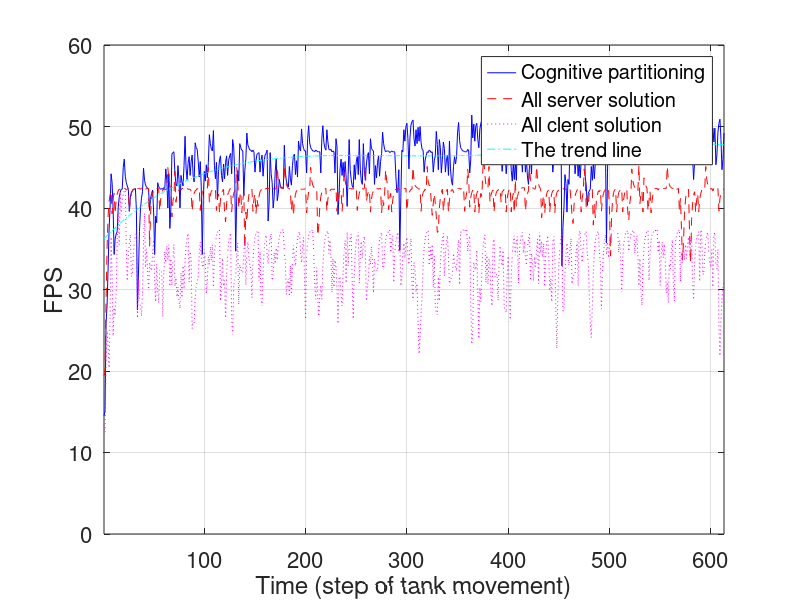

This chart was generated by the following MATLAB code:
x = [1:613];
y = [14.5, 15.1, 25.8, 28, 32.4, 37.3, 40.1, 44.2, 43.1, 39.9, 34.3, 36.2, 36.8, 37.1, 40, 41.3, 41.9, 42.3, 42.3, 45, 46, 43.9, 43.1, 42.7, 42.3, 39.6, 41.3, 41.9, 42.1, 42.3, 42.3, 42.4, 39.6, 27.5, 31.9, 37.1, 39.9, 41.2, 42, 44.9, 43.4, 42.8, 42.6, 42.4, 42.3, 39.7, 41.2, 41.8, 42.2, 39.5, 34.3, 39, 38.2, 43.1, 42.6, 42.4, 42.3, 42.4, 42.3, 42.5, 42.4, 44.8, 43.4, 40, 44.2, 37.5, 40, 46.6, 46.8, 46.9, 44.2, 43, 42.7, 45.2, 43.5, 40, 44, 43.2, 42.7, 45.2, 48.8, 44.9, 43.5, 45.5, 46.3, 44, 45.7, 46.5, 43.9, 43.2, 48, 47.4, 47.2, 45.7, 43.8, 45.7, 42.6, 34.3, 41.2, 44.5, 43.3, 45.3, 43.7, 45.6, 49, 47.9, 47.2, 47, 49.5, 45.2, 43.6, 45.6, 41, 44.5, 45.9, 46.4, 44, 43.2, 45.4, 43.6, 45.6, 46.4, 44, 45.8, 46.4, 46.7, 44.2, 48.4, 47.5, 44.4, 34.7, 41.2, 44.6, 43.3, 47.9, 47.4, 47.1, 47, 41.5, 44.6, 46, 49.2, 47.7, 47.4, 47.1, 47.1, 46.9, 47.1, 46.9, 44.4, 45.8, 46.6, 46.7, 46.8, 44.4, 45.9, 46.5, 43.9, 45.7, 46.5, 46.7, 47.1, 38.4, 40.6, 46.8, 44.2, 43.1, 40, 41.4, 44.5, 46, 40.9, 41.7, 43.5, 42.8, 42.5, 42.5, 42.4, 47.7, 44.4, 43.3, 42.8, 42.6, 45.1, 43.6, 42.8, 45.2, 46.4, 46.6, 44.1, 45.8, 43.8, 48.2, 47.3, 47, 49.7, 47.9, 47.3, 47, 47, 44.3, 48.5, 50.1, 48, 47.4, 47.2, 47, 47, 46.9, 47.1, 47, 46.9, 46.9, 46.9, 44.3, 48.5, 50.1, 48.1, 47.4, 47.1, 49.6, 48.1, 47.2, 47.1, 47.2, 46.9, 47, 46.9, 44.3, 48.5, 47.5, 39.2, 41.6, 44.8, 46, 44, 45.6, 43.8, 45.7, 43.8, 40.2, 44.1, 48.4, 44.7, 43.5, 42.7, 42.5, 45.3, 43.5, 45.7, 46.3, 44.1, 48.4, 44.7, 43.3, 42.9, 47.9, 44.6, 43.4, 45.4, 46.4, 46.8, 44.2, 48.5, 47.3, 47.1, 47, 42.9, 45.2, 43.7, 45.6, 46.4, 43.9, 45.7, 46.7, 49.3, 47.9, 47.2, 46.9, 47, 47, 47, 46.8, 46.9, 47, 46.9, 46.9, 46.9, 44.2, 41.9, 42, 44.7, 34.8, 41.3, 47.1, 46.9, 49.6, 48.2, 50, 50.4, 48.5, 44.8, 48.6, 50.2, 50.6, 50.8, 48.5, 47.6, 49.6, 47.9, 49.9, 48.2, 50, 48, 47.2, 47.1, 44.4, 45.9, 46.4, 46.9, 46.8, 47.1, 47, 46.8, 46.9, 44.4, 45.8, 46.4, 49.4, 47.8, 44.7, 48.4, 47.4, 44.3, 46, 48.1, 47.3, 44.4, 45.9, 46.5, 44, 48.2, 44.8, 43.3, 42.8, 45.1, 46.3, 45.4, 46.3, 49.3, 50.5, 48.3, 47.4, 47.2, 47, 47, 46.9, 46.9, 46.9, 47.2, 47, 44.3, 45.9, 51.4, 48.6, 50.3, 48.2, 50.1, 50.4, 48.4, 47.4, 49.7, 50.4, 50.8, 48.6, 50.1, 50.8, 53.2, 51.9, 48.7, 47.5, 49.9, 50.4, 48.3, 47.5, 47.2, 49.7, 52.8, 51.7, 51.3, 48.6, 47.3, 47, 44.5, 45.9, 46.5, 46.6, 44.2, 45.8, 46.7, 49.4, 47.8, 44.6, 43.3, 45.5, 43.5, 45.7, 43.4, 48, 49.9, 48, 47.3, 47.1, 44.4, 48.5, 47.2, 44.4, 45.9, 43.8, 42.9, 45.2, 46.3, 44.2, 48.3, 49.9, 48, 47.6, 47.2, 47, 47.1, 48.5, 47.5, 49.8, 50.6, 48.3, 47.5, 49.9, 50.5, 50.8, 51, 48.6, 47.6, 47.2, 44.4, 45.9, 46.5, 46.8, 49.3, 48, 47.4, 47.1, 52, 32.9, 37.6, 40, 44.1, 43, 39.5, 43.5, 42.9, 47.9, 47.3, 47.1, 47, 47, 44.2, 45.8, 46.4, 43.9, 45.8, 43.7, 45.7, 46.5, 46.8, 49.5, 43.8, 42.8, 40.3, 41.8, 42.1, 42.3, 45.1, 43.4, 45.6, 43.6, 45.7, 49, 47.7, 49.7, 48.2, 47.2, 47.3, 49.6, 47.8, 47.5, 47.1, 35.7, 44.4, 50.9, 45.7, 46.5, 49.4, 47.9, 47.3, 47.1, 47, 45.7, 49, 48, 47.4, 47.1, 49.5, 48, 50, 48.1, 50, 48, 47.4, 47.2, 49.6, 47.9, 49.8, 48.1, 50, 47.9, 49.8, 48, 47.4, 49.7, 50.6, 48.2, 47.4, 49.7, 48.1, 47.3, 47, 47, 47, 47.1, 46.9, 47, 46.8, 49.5, 47.9, 47.2, 47.3, 47.1, 49.6, 52.9, 49, 47.8, 47.3, 47, 46.7, 49.6, 47.8, 50.1, 48.1, 47.2, 47, 47, 49.8, 53, 49, 47.8, 47.3, 49.7, 50.6, 50.8, 48.4, 47.6, 49.7, 48.1, 46.1, 46.6, 47.1, 51.9, 48.7, 47.7, 49.5, 45.3, 46.1, 43.5, 45.7, 46.4, 49.3, 47.7, 47.4, 49.7, 50.5, 48.4, 47.4, 47.1, 47, 47, 46.9, 46.9, 47, 46.9, 49.5, 47.8, 49.8, 48.1, 49.8, 45.3, 46.5, 49.3, 50.4, 50.9, 48.4, 44.7, 46, 49.2];
y1 = [19.4 19.8 28.5 35 38.9 40.8 41.6 42.1 39.3 41.2 41.8 39.3 41 41.7 42.1 42.3 42.3 42.3 42.4 42.4 42.4 42.4 42.2 42.3 42.4 39.6 41.1 41.8 42.1 42.3 42.3 42.3 42.4 42.4 42.4 42.4 42.3 42.4 42.5 42.4 42.4 42.3 42.4 42.4 42.4 35.3 39.5 41.1 41.8 42.1 42.2 42.3 42.4 42.4 42.4 39.6 41.1 41.8 42.2 42.3 42.2 42.3 42.3 45 43.5 42.7 42.5 38.9 40.8 41.6 44.5 40.7 41.6 42 42.2 42.3 42.2 42.4 42.4 42.3 42.4 42.4 42.4 42.3 42.3 42.3 42.1 39.6 41.1 41.8 42.1 42.2 42.4 42.3 42.4 39.7 41.2 41.9 42.1 42.3 42.3 42.4 42.4 45 40.7 41.6 42.1 42.2 42.3 42.3 42.3 39.7 41.2 41.7 39.4 41.1 41.9 42.1 42.3 39.5 38.3 40.5 41.6 41.9 42.3 42.4 39.5 41.1 41.8 42.1 42.3 45 43.5 40 41.3 42 39.4 41 41.8 35.1 39.5 38.3 40.5 41.6 42.1 42.2 42.3 39.6 41.1 41.8 39.3 41.1 40.2 41.4 42 42.2 42.3 42.4 42.3 42.3 42.4 42.4 42.4 42.4 42.4 42.4 42.4 42.4 42.3 42.3 42.4 45 43.4 42.8 42.6 42.4 42.4 42.4 45.1 43.5 42.9 42.6 42.4 42.4 41.9 39.7 41.2 39.1 40.9 41.7 42.1 42.2 42.3 42.3 42.3 42.3 42.3 42.3 42.3 42.4 39.4 41 42 42.2 45 43.4 42.8 42.6 42.4 42.4 42.3 36.6 37.8 40.2 41.4 41.9 42 42.3 42.3 42.4 39.6 41.1 41.8 42.1 42.3 42.3 42.3 42.3 42.3 42.4 39.6 41.1 41.8 42.1 42.2 39.6 41.2 44.5 43.3 42.8 42.5 42.3 42.4 42.4 42.4 42.3 42.4 42.3 42.3 42.4 39.7 41.1 41.8 42.3 42.4 42.4 42.3 42.4 45.1 40.8 41.6 42 42.2 39.5 41.1 41.8 42.1 42.3 42.3 42.4 42.4 42.3 42.4 42.4 39.4 41.1 40.3 41.7 44.7 43.4 42.8 39.8 41.2 41.8 39.5 41 41.8 42.1 42.3 42.3 42.4 42.3 42.3 42.4 42.4 42.4 42.4 42.4 42.4 39.6 41.1 41.8 42.1 42.3 42.3 45 43.4 42.8 42.6 42.5 42.4 42.3 42.4 39.6 41.3 41.9 42.1 42.3 42.1 45.1 43.2 42.8 42.7 40.8 39.1 40.6 41.7 40.6 39 37 37.2 40 41.2 41.9 42.3 39.6 41.1 41.8 42.1 42.3 39.5 41 41.9 42.2 42.3 41.9 42.2 42.3 42.4 42.4 42.4 42.4 42.3 42.4 42.5 42.4 39.6 41.1 41.9 44.8 43.4 40.1 41.3 41.9 42.2 42.3 39.5 41.1 41.8 42.1 39.4 41 41.8 41.4 44.8 46 43.9 42.9 42.7 42.4 45.1 40.7 41.6 42 42.2 39.5 41.1 41.8 42.1 42.2 42.3 42.3 40.7 42 42.1 42.3 42.3 39.5 41.2 41.9 42.3 42.4 39.5 41.1 41.8 39.4 43.5 40.2 41.4 41.8 42.3 42.3 42.4 42.5 42.5 42.5 39.6 41.1 41.8 42.1 44.9 43.4 42.8 42.5 42.4 42.3 42.4 45.1 43.5 42.9 42.5 42.4 38.8 40.8 41.6 39.3 41 41.8 42.1 42.2 39.5 41.1 41.8 42.1 42.2 39.4 41.3 41.9 42.1 42.2 42.3 42.3 42.4 42.4 42.3 42.3 42.3 42.3 42.3 42.4 42.4 40.9 39 38.1 40.4 41.5 41.9 42.2 42.3 42.5 42.4 39.5 41.2 41.9 44.8 43.4 40.1 41.4 40.4 41.7 42.1 42.3 42.3 37.9 40.5 38.8 40.9 41.6 42.1 42 42.3 39.6 41.1 41.8 42.1 42.3 42.3 42.3 42.3 39.6 34.1 38.9 41 41.9 42.2 42.3 39.5 41.1 41.9 42.1 42.3 42.4 39.5 41.1 41.9 42.2 42.4 39.6 38.4 40.6 41.5 44.8 43.3 42.8 42.5 42.4 42.4 42.1 45.2 40.5 41.8 42.1 39.5 43.7 43.1 42.7 42.4 39.6 41 42 39.4 40.9 41.7 42.1 42.4 42.4 42.4 42.2 42.4 42.5 42.4 42.4 42.4 42.4 42.4 42.4 45.1 43.5 42.9 42.6 42.5 42.4 42.4 42.4 42.4 42.3 42.3 42.4 39.6 41.2 37.5 33.6 35.9 39.2 41.1 41.8 42.1 42.3 36.8 33.3 38.6 40.6 41.6 42 39.5 41 41.8 39.5 41.1 41.7 42.2 42.4 42.3 42.4 45.1 43.5 42.8 42.5 42.5 42.3 42.4 42.1 42.4 42.4 42.3 42.3 42.4 39.6 41.2 41.8 42 42.3 42.3];
y2 = [13.4 12.5 20.9 24.9 23.2 20.4 26.8 36.4 31.5 24.3 28 26.8 29.6 35.7 39.3 35.5 41.7 39.2 40.9 41.7 42.1 42.1 35.2 31.1 34 35.7 36.7 31.6 31.8 34.4 35.9 36.6 36.9 26.5 31.2 28.5 27.9 26.8 29.5 35.7 39.3 32.7 35 32.4 29.8 33.3 32.6 32.3 34.8 36.1 31.3 28.5 33.1 29.9 28.4 32.4 32.3 32.1 26.7 32 34.6 33.3 35.3 33.7 35.5 30.4 34 30.5 33.7 35.5 30.4 31.4 29.1 30.3 28.6 27.7 32 28.8 33.1 30.1 33.5 35.4 36.3 36.9 30.9 34.6 33.9 25.2 26.2 25.9 29 30.3 31 31.5 34.4 35.8 33.9 33 32.5 34.9 33.5 29.5 31 34 33.1 35.2 33.6 35.5 30.3 34.3 35.8 36.5 37 37.2 37.3 28.6 30.6 33.8 30.4 31.1 26.3 31.7 34.4 35.9 36.5 36.9 26.4 24.5 30.4 31.2 31.6 34.3 35.7 28.2 33 32.5 32.2 32.1 34.6 36 30.6 34.3 35.8 33.9 33 32.5 29 33.5 35.4 36.4 36.8 37.1 37.2 31.1 34.6 28.9 28 32.2 34.7 36.1 36.7 34.3 33.2 35.2 36.3 36.8 30.9 31.8 34.5 33.2 35.3 33.6 35.5 36.4 36.8 37.1 37.3 37.3 34.6 33.3 29.4 31 31.3 29.2 32.9 29.2 33.5 35.4 33.7 32.9 35.1 36.2 36.8 37.1 34.6 33.3 35.2 36.4 30.7 26.4 34.4 35.8 36.6 37 37.2 37.2 37.3 34.6 30.6 28.8 32.7 29.1 26.5 29.3 30.5 28.8 32.7 34.9 36.1 36.7 37 37.2 34.4 36 34 29.7 33.8 30.3 33.6 32.7 29.9 25.6 31.3 31.6 29.2 28 32.2 34.7 36 30.6 37 32.9 35.1 36.2 36.8 30.9 26.4 31.8 34.4 35.9 36.6 37 30.8 34.5 35.9 33.9 35.7 36.5 34.3 28.4 30.5 31.2 34.1 33.1 35.2 33.5 29.6 33.7 32.7 32.4 32.3 34.7 36.1 36.7 37 32.9 32.4 34.8 36.1 36.7 37 37.1 37.3 34.6 36 36.6 30.9 34.5 35.9 36.6 37 34.4 35.9 30.5 31.5 34.4 35.9 33.9 35.6 36.4 34.2 33.1 35.2 36.2 30.7 28.6 33.3 32.7 29.7 30.7 26 22.1 24.2 27.3 29.4 33 35.1 36.2 36.8 37.1 37.2 33 35.2 33.6 35.5 30.3 34.1 27.9 27.2 26.9 31.5 28.6 33.1 35.2 36.2 36.9 31.7 34.4 35.8 36.6 34.1 30.5 31.2 31.5 31.8 34.4 33.2 32.7 32.3 34.8 36.1 30.6 37 37.2 37.3 37.3 37.2 37.3 37.3 34.7 36 36.6 28.4 23.3 24.8 33.3 32.6 32.4 34.8 29.7 24 30.2 28.5 32.5 34.9 36.1 36.7 30.9 34.4 30.7 33.8 32.8 29.3 28 35.4 36.4 31.5 31.8 31.8 28.7 33.2 35.3 33.6 32.9 35 27.9 27.6 27.2 31.7 34.3 29.8 26.1 31.6 34.3 35.8 36.6 34.2 35.8 36.5 30.8 34.5 36 36.7 37 34.5 35.9 34 33 35.1 36.2 36.8 30.9 34.4 33.2 31.1 34 32.8 35 36.2 30.7 37 34.5 35.9 34 35.6 30.4 34.2 35.7 36.6 34.2 29.8 31.3 28.5 35.7 36.5 34.2 27.5 22.8 29.4 33.1 35.2 36.3 36.8 27.2 27.3 31.8 34.4 35.7 34 33 35.1 36.2 30.7 31.6 31.8 31.9 34.6 35.9 30.5 36.9 37.2 34.5 33.4 35.3 36.4 36.9 37.1 34.5 33.2 29.4 25.8 24.1 27.9 32.1 34.6 36 36.7 37 37.1 34.6 33.2 27.6 31.9 34.5 35.8 36.7 34.3 35.8 33.9 35.6 36.5 36.9 37.1 37.2 37.3 37.3 37.3 37.3 34.6 36 33.9 29.7 33.8 35.6 36.4 36.9 37.1 37.2 34.5 35.9 36.7 37 37.2 37.2 34.5 35.9 36.6 34.2 30.5 33.8 29.6 28.1 32.9 35.1 36.2 36.8 37.1 37.2 31.1 34.4 36 36.7 37 37.2 37.2 37.3 37.3 34.6 36 30.5 34.3 35.8 33.9 35.6 33.8 29.6 31.1 28.4 33.1 32.5 34.8 36.1 30.6 28.6 35.8 36.5 37 37.2 37.3 31 34.5 33.3 35.3 33.7 35.5 33.8 35.5 36.4 34.2 35.7 36.6 30.9 28.8 33.3 35.3 36.3 36.9 37.1 31 37.3 37.1 31.9 31.9 34.5 36 36.7 37 34.3 33.3 32.7 34.9 30.1 36.7 37 32.8 32.5 34.9 25.6 21.9 26.3 28.8 30.2 31];
p = polyfit(x, y, 4);
y3 = polyval(p, x);
plot(x, y, 'b-', x, y1, 'r--', x, y2, 'm:', x, y3, 'c-.');
grid on;
axis([1, 613, 0, 60]);
l = legend('Cognitive partitioning', 'All server solution', 'All clent solution', 'The trend line', 'Location', 'best');
set(l,'FontSize',18);
set(gca,'FontSize',16);
xlabel('Time (step of tank movement)');
ylabel('FPS');